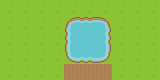

A level layout from a 2D game, rendered from its tile map. Below: a short description, then the map file with its tile-grid data intact:
An orthogonal 10x5 tile map with 16x16 px tiles, 1 tile layer (Tile Layer 1).

<map version="1.0" orientation="orthogonal" renderorder="right-down" width="10" height="5" tilewidth="16" tileheight="16" nextobjectid="1">
 <tileset firstgid="1" name="roguelikeSheet" tilewidth="16" tileheight="16" spacing="1" tilecount="1767">
  <image source="roguelikeSheet.png" trans="ff00ff" width="968" height="526" />
 </tileset>
 <layer name="Tile Layer 1" width="10" height="5">
  <data>
   <tile gid="6" />
   <tile gid="6" />
   <tile gid="6" />
   <tile gid="6" />
   <tile gid="6" />
   <tile gid="6" />
   <tile gid="6" />
   <tile gid="6" />
   <tile gid="6" />
   <tile gid="6" />
   <tile gid="6" />
   <tile gid="6" />
   <tile gid="6" />
   <tile gid="6" />
   <tile gid="3" />
   <tile gid="4" />
   <tile gid="5" />
   <tile gid="6" />
   <tile gid="6" />
   <tile gid="6" />
   <tile gid="6" />
   <tile gid="6" />
   <tile gid="6" />
   <tile gid="6" />
   <tile gid="60" />
   <tile gid="61" />
   <tile gid="62" />
   <tile gid="6" />
   <tile gid="6" />
   <tile gid="6" />
   <tile gid="6" />
   <tile gid="6" />
   <tile gid="6" />
   <tile gid="6" />
   <tile gid="117" />
   <tile gid="118" />
   <tile gid="119" />
   <tile gid="6" />
   <tile gid="6" />
   <tile gid="6" />
   <tile gid="6" />
   <tile gid="6" />
   <tile gid="6" />
   <tile gid="6" />
   <tile gid="123" />
   <tile gid="123" />
   <tile gid="123" />
   <tile gid="6" />
   <tile gid="6" />
   <tile gid="6" />
  </data>
 </layer>
</map>
